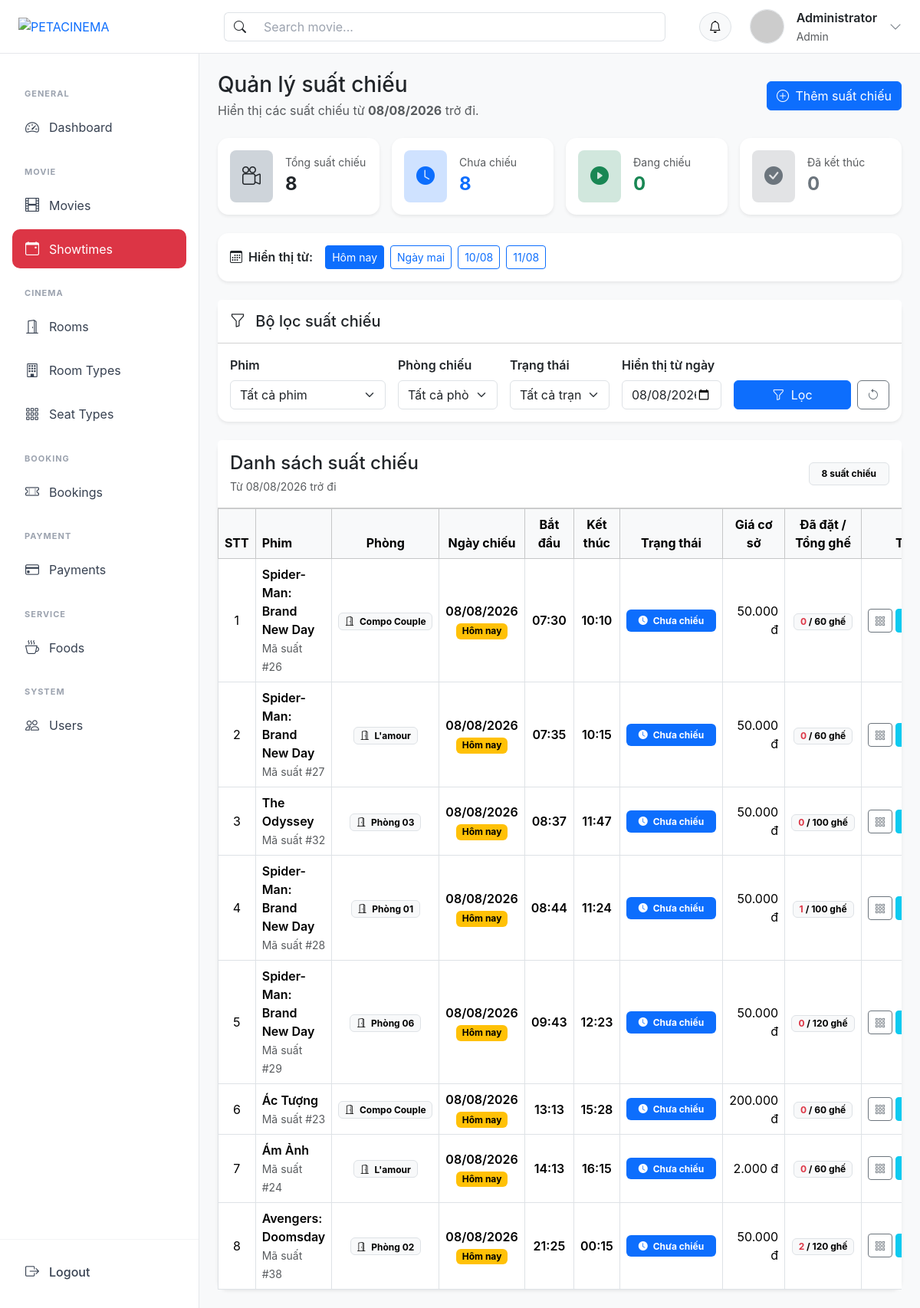
/?action=showtimes (signed in), run on the app's committed database.
### tables this page shows
CREATE TABLE `showtimes` (
  `id` int NOT NULL,
  `movie_id` int NOT NULL,
  `room_id` int NOT NULL,
  `start_time` datetime NOT NULL,
  `end_time` datetime NOT NULL,
  `base_price` decimal(10,2) NOT NULL
);

CREATE TABLE `movies` (
  `id` int NOT NULL,
  `title` varchar(255) NOT NULL,
  `genres` varchar(255) DEFAULT NULL,
  `duration` int NOT NULL,
  `description` text,
  `trailer` varchar(255) DEFAULT NULL,
  `poster` varchar(255) DEFAULT NULL,
  `release_date` date DEFAULT NULL,
  `language` varchar(100) DEFAULT NULL,
  `director` varchar(255) DEFAULT NULL,
  `actors` text,
  `age_rating` varchar(20) DEFAULT NULL,
  `status` enum('coming_soon','now_showing','ended') DEFAULT 'coming_soon'
);

CREATE TABLE `rooms` (
  `id` int NOT NULL,
  `room_type_id` int NOT NULL,
  `name` varchar(100) NOT NULL,
  `total_seats` int NOT NULL
);

### views/admin/showtime/list.php (the view, shortened to what the rows shown need)
<?php
$today = date('Y-m-d');
$date = !empty($_GET['date'])
    ? $_GET['date']
    : $today;
if (!function_exists('e')) {
    function e($value): string
    {
        return htmlspecialchars(
            (string)$value,
            ENT_QUOTES,
            'UTF-8'
        );
    }
}
if (!function_exists('getShowtimeStatus')) {
    function getShowtimeStatus(
        string $startTime,
        string $endTime
    ): array {
        $now = time();
        $startTimestamp = strtotime($startTime);
        if ($now < $startTimestamp) {
            return [
                'value' => 'upcoming',
                'label' => 'Chưa chiếu',
                'class' => 'text-bg-primary',
                'icon'  => 'bi-clock-fill',
            ];
        }
        return [
            'value' => 'ended',
            'label' => 'Đã kết thúc',
            'class' => 'text-bg-secondary',
            'icon'  => 'bi-check-circle-fill',
        ];
    }
}
$displayShowtimes = $showtimes ?? [];
$displayShowtimes = array_values(array_filter(
    $displayShowtimes,
    function ($showtime) use ($date) {
        if (empty($showtime['start_time'])) {
            return false;
        }
        $showtimeDate = date(
            'Y-m-d',
            strtotime($showtime['start_time'])
        );
        return $showtimeDate >= $date;
    }
));
usort(
    $displayShowtimes,
    function ($first, $second) {
        return strtotime($first['start_time'])
            <=> strtotime($second['start_time']);
    }
);
?>
<div class="card border-0 shadow-sm">
    <div class="card-body p-0">
        <div class="table-responsive">
            <table class="table table-bordered table-hover align-middle mb-0">
                <thead class="table-light">
                    <tr class="text-center">
                        <th width="65">STT</th>
                        <th class="text-start">
                            Phim
                        </th>
                        <th>
                            Phòng
                        </th>
                        <th>
                            Ngày chiếu
                        </th>
                        <th>
                            Bắt đầu
                        </th>
                        <th>
                            Kết thúc
                        </th>
                        <th>
                            Trạng thái
                        </th>
                        <th>
                            Giá cơ sở
                        </th>
                        <th>
                            Đã đặt / Tổng ghế
                        </th>
                        <th width="250">
                            Thao tác
                        </th>
                    </tr>
                </thead>
                <tbody>
                    <?php if (!empty($displayShowtimes)): ?>
                        <?php foreach ($displayShowtimes as $index => $showtime): ?>
                            <?php
                            $showtimeStatus = getShowtimeStatus(
                                $showtime['start_time'],
                                $showtime['end_time']
                            );
                            $bookedSeats = (int)(
                                $showtime['booked_seats'] ?? 0
                            );
                            $totalSeats = (int)(
                                $showtime['total_seats'] ?? 0
                            );
                            $rowClass = $showtimeStatus['value'] === 'ended'
                                ? 'table-light'
                                : '';
                            $isToday = date(
                                'Y-m-d',
                                strtotime($showtime['start_time'])
                            ) === $today;
                            ?>
                            <tr class="<?= $rowClass ?>">
                                <td class="text-center">
                                    <?= $index + 1 ?>
                                </td>
                                <td>
                                    <div class="fw-semibold">
                                        <?= e($showtime['movie_title']) ?>
                                    </div>
                                    <small class="text-muted">
                                        Mã suất #<?= (int)$showtime['id'] ?>
                                    </small>
                                </td>
                                <td class="text-center">
                                    <span class="badge text-bg-light border">
                                        <i class="bi bi-door-open me-1"></i>
                                        <?= e($showtime['room_name']) ?>
                                    </span>
                                </td>
                                <td class="text-center">
                                    <div class="fw-semibold">
                                        <?= date(
                                            'd/m/Y',
                                            strtotime($showtime['start_time'])
                                        ) ?>
                                    </div>
                                    <?php if ($isToday): ?>
                                        <span class="badge text-bg-warning mt-1">
                                            Hôm nay
                                        </span>
                                    <?php endif; ?>
                                </td>
                                <td class="text-center fw-semibold">
                                    <?= date(
                                        'H:i',
                                        strtotime($showtime['start_time'])
                                    ) ?>
                                </td>
                                <td class="text-center fw-semibold">
                                    <?= date(
                                        'H:i',
                                        strtotime($showtime['end_time'])
                                    ) ?>
                                </td>
                                <td class="text-center">
                                    <span
                                        class="badge <?= $showtimeStatus['class'] ?> px-3 py-2">
                                        <i class="bi <?= $showtimeStatus['icon'] ?> me-1"></i>
                                        <?= $showtimeStatus['label'] ?>
                                    </span>
                                </td>
                                <td class="text-end">
                                    <?= number_format(
                                        (float)$showtime['base_price'],
                                        0,
                                        ',',
                                        '.'
                                    ) ?>
                                    đ
                                </td>
                                <td class="text-center fw-semibold">
                                    <span class="badge text-bg-light border px-2 py-1">
                                        <span class="text-danger fw-bold">
                                            <?= $bookedSeats ?>
                                        </span>
                                        /
                                        <?= $totalSeats ?>
                                        ghế
                                    </span>
                                </td>
                                <td class="text-center">
                                    <div class="d-flex justify-content-center gap-1">
                                        <a
                                            href="<?= BASE_URL ?>?action=showtimeSeats&id=<?= (int)$showtime['id'] ?>"
                                            class="btn btn-outline-secondary btn-sm"
                                            title="Xem sơ đồ ghế">
                                            <i class="bi bi-grid-3x3-gap"></i>
                                        </a>
                                        <a
                                            href="<?= BASE_URL ?>?action=showtime_show&id=<?= (int)$showtime['id'] ?>"
                                            class="btn btn-info btn-sm"
                                            title="Xem chi tiết">
                                        </a>
                                    </div>
                                </td>
                            </tr>
                        <?php endforeach; ?>
                    <?php endif; ?>
                </tbody>
            </table>
        </div>
    </div>
</div>

### data on the page
showtimes: movie.title "Spider-Man: Brand New Day", id "26", room.name "Compo Couple", start_time "08/08/2026", shows "Hôm nay", start_time "07:30", end_time "10:10", start_time+end_time "Chưa chiếu", base_price "50.000", bookedSeats "0", room.total_seats "60"
showtimes: movie.title "Spider-Man: Brand New Day", id "27", room.name "L'amour", start_time "08/08/2026", shows "Hôm nay", start_time "07:35", end_time "10:15", start_time+end_time "Chưa chiếu", base_price "50.000", bookedSeats "0", room.total_seats "60"
showtimes: movie.title "The Odyssey", id "32", room.name "Phòng 03", start_time "08/08/2026", shows "Hôm nay", start_time "08:37", end_time "11:47", start_time+end_time "Chưa chiếu", base_price "50.000", bookedSeats "0", room.total_seats "100"
showtimes: movie.title "Spider-Man: Brand New Day", id "28", room.name "Phòng 01", start_time "08/08/2026", shows "Hôm nay", start_time "08:44", end_time "11:24", start_time+end_time "Chưa chiếu", base_price "50.000", bookedSeats "1", room.total_seats "100"
showtimes: movie.title "Spider-Man: Brand New Day", id "29", room.name "Phòng 06", start_time "08/08/2026", shows "Hôm nay", start_time "09:43", end_time "12:23", start_time+end_time "Chưa chiếu", base_price "50.000", bookedSeats "0", room.total_seats "120"
showtimes: movie.title "Ác Tượng", id "23", room.name "Compo Couple", start_time "08/08/2026", shows "Hôm nay", start_time "13:13", end_time "15:28", start_time+end_time "Chưa chiếu", base_price "200.000", bookedSeats "0", room.total_seats "60"
showtimes: movie.title "Ám Ảnh", id "24", room.name "L'amour", start_time "08/08/2026", shows "Hôm nay", start_time "14:13", end_time "16:15", start_time+end_time "Chưa chiếu", base_price "2.000", bookedSeats "0", room.total_seats "60"
showtimes: movie.title "Avengers: Doomsday", id "38", room.name "Phòng 02", start_time "08/08/2026", shows "Hôm nay", start_time "21:25", end_time "00:15", start_time+end_time "Chưa chiếu", base_price "50.000", bookedSeats "2", room.total_seats "120"

### other printed values
$user['fullname'] "Administrator"
$user['role'] "Admin"
date('d/m/Y', strtotime($date)) "08/08/2026"
$totalShowtimes "8"
$upcomingShowtimes "8"
$showingShowtimes "0"
$endedShowtimes "0"
date('d/m', strtotime($nextTwoDays)) "10/08"
date('d/m', strtotime($nextThreeDays)) "11/08"
count($displayShowtimes) "8"
